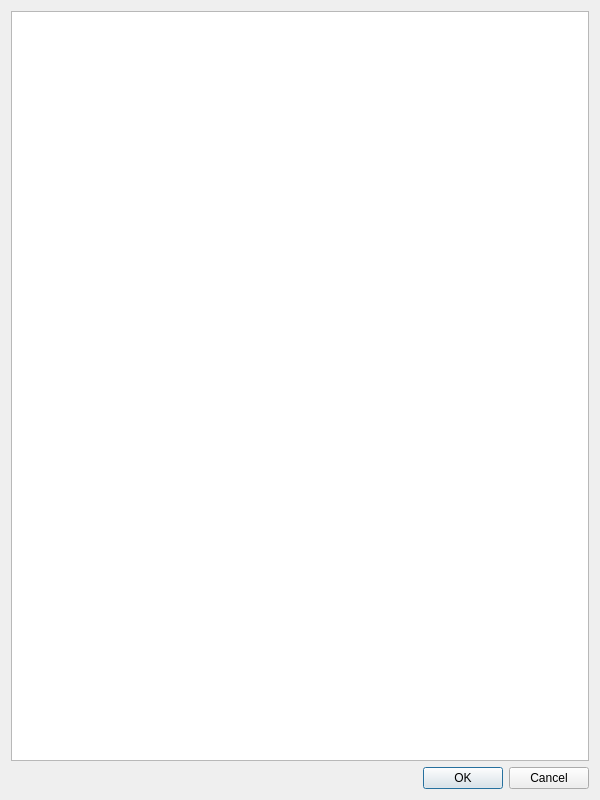
<?xml version="1.0" encoding="UTF-8"?>
<ui version="4.0">
 <class>LdapBrowseDialog</class>
 <widget class="QDialog" name="LdapBrowseDialog">
  <property name="geometry">
   <rect>
    <x>0</x>
    <y>0</y>
    <width>600</width>
    <height>800</height>
   </rect>
  </property>
  <property name="windowTitle">
   <string>Browse LDAP</string>
  </property>
  <layout class="QVBoxLayout">
   <item>
    <widget class="QTreeView" name="treeView">
     <property name="iconSize">
      <size>
       <width>32</width>
       <height>32</height>
      </size>
     </property>
     <property name="uniformRowHeights">
      <bool>true</bool>
     </property>
     <property name="animated">
      <bool>true</bool>
     </property>
     <attribute name="headerVisible">
      <bool>false</bool>
     </attribute>
    </widget>
   </item>
   <item>
    <widget class="QDialogButtonBox" name="buttonBox">
     <property name="standardButtons">
      <set>QDialogButtonBox::Cancel|QDialogButtonBox::Ok</set>
     </property>
    </widget>
   </item>
  </layout>
 </widget>
 <resources/>
 <connections>
  <connection>
   <sender>buttonBox</sender>
   <signal>accepted()</signal>
   <receiver>LdapBrowseDialog</receiver>
   <slot>accept()</slot>
   <hints>
    <hint type="sourcelabel">
     <x>414</x>
     <y>697</y>
    </hint>
    <hint type="destinationlabel">
     <x>414</x>
     <y>363</y>
    </hint>
   </hints>
  </connection>
  <connection>
   <sender>buttonBox</sender>
   <signal>rejected()</signal>
   <receiver>LdapBrowseDialog</receiver>
   <slot>reject()</slot>
   <hints>
    <hint type="sourcelabel">
     <x>414</x>
     <y>697</y>
    </hint>
    <hint type="destinationlabel">
     <x>414</x>
     <y>363</y>
    </hint>
   </hints>
  </connection>
 </connections>
</ui>
